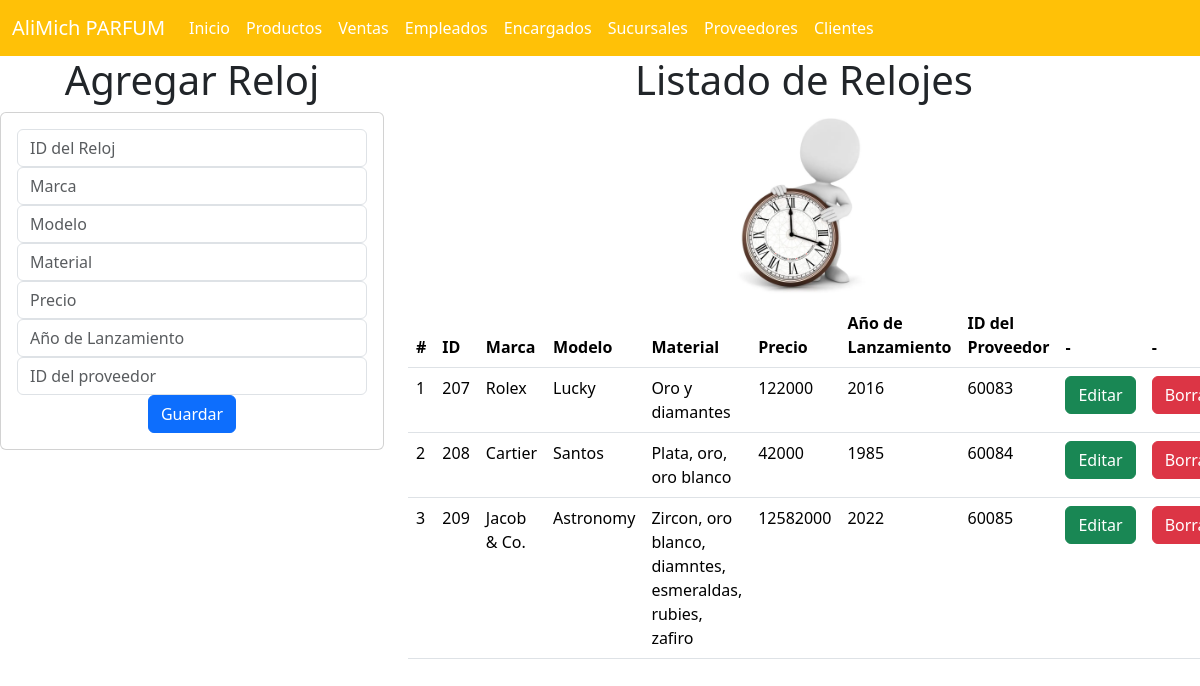
The page /relojes on the database its author committed.
### reloj_app/models.py (models this page shows, shortened)
class Reloj(models.Model):
    id=models.IntegerField(primary_key=True)
    marca = models.CharField(max_length=255)
    modelo = models.CharField(max_length=255)
    material = models.CharField(max_length=255)
    precio = models.IntegerField()
    anio_de_lanzamiento = models.IntegerField()
    idproveedor=models.IntegerField(null=True,blank=True)

### reloj_app/views.py (the view)
# urls.py: path("relojes",views.relojes,name="relojes"),
def relojes(request):
    losrelojes = Reloj.objects.all()
    return render(request, 'gestionarRelojes.html', {"misrelojes": losrelojes})

### reloj_app/templates/gestionarRelojes.html (shortened to what this page needs)
{% extends "base.html" %}
{% load static %}
{% block cuerpo %}
<div class="row">
    <div class="col-sm-12 col-md-4 col-lg-4 col-xl-4">
        <h1>Agregar Reloj</h1>
        <div class="card">
            <div class="card-body">
                <form action="/registrarReloj/" method="POST">
                    <div class="form-group">
                        <input type="text" id="txtid" name="txtid" class="form-control" placeholder="ID del Reloj" required>
                    </div>
                    <div class="form-group ">
                        <input type="text" id="txtmarca" name="txtmarca" class="form-control" placeholder="Marca" maxlength="255" required>
                    </div>
                    <div class="form-group ">
                        <input type="text" id="txtmodelo" name="txtmodelo" class="form-control" placeholder="Modelo" maxlength="255" required>
                    </div>
                    <div class="form-group ">
                        <input type="text" id="txtmaterial" name="txtmaterial" class="form-control" placeholder="Material" maxlength="255" required>
                    </div>
                    <div class="form-group ">
                        <input type="number" id="numprecio" name="numprecio" class="form-control" placeholder="Precio" required>
                    </div>
                    <div class="form-group ">
                        <input type="number" id="numaño" name="numaño" class="form-control" placeholder="Año de Lanzamiento" required>
                    </div>
                    <div class="form-group ">
                        <input type="number" id="numidp" name="numidp" class="form-control" placeholder="ID del proveedor" required>
                    </div>
                    <div class="form-group ">
                        <button type="submit" class="btn btn-primary">Guardar</button>
                    </div>
                </form>
            </div>
        </div>
    </div>
<div class="col-sm-12 col-md-4 col-lg-4 col-xl-8">
    <h1>Listado de Relojes</h1>
    <img src="{% static 'img/relojes.jpg' %}" style="width: 150px;" alt="Ejemplo de imagen">
    <div class="table-responsive">
        <table class="table">
            <thead>
                <tr>
                    <th scope="col">#</th>
                    <th scope="col">ID</th>
                    <th scope="col">Marca</th>
                    <th scope="col">Modelo</th>
                    <th scope="col">Material</th>
                    <th scope="col">Precio</th>
                    <th scope="col">Año de Lanzamiento</th>
                    <th scope="col">ID del Proveedor</th>
                    <th scope="col">-</th>
                    <th scope="col">-</th>
                </tr>
            </thead>
            <tbody>
                {% for reloj in misrelojes %}
                <tr>
                    <td>{{ forloop.counter }}</td>
                    <td>{{ reloj.id }}</td>
                    <td>{{ reloj.marca }}</td>
                    <td>{{ reloj.modelo }}</td>
                    <td>{{ reloj.material }}</td>
                    <td>{{ reloj.precio }}</td>
                    <td>{{ reloj.anio_de_lanzamiento }}</td>
                    <td>{{ reloj.idproveedor }}</td>
                    <td><a href="seleccionarReloj/{{ reloj.id }}" class="btn btn-success">Editar</a></td>
                    <td><a href="borrarReloj/{{ reloj.id }}" class="btn btn-danger">Borrar</a></td>
                </tr>
                {% endfor %}
            </tbody>
        </table>
    </div>
</div>
</div>
{% endblock %}

### rows shown on the page
Reloj: id "207", marca "Rolex", modelo "Lucky", material "Oro y diamantes", precio "122000", anio_de_lanzamiento "2016", idproveedor "60083"
Reloj: id "208", marca "Cartier", modelo "Santos", material "Plata, oro, oro blanco", precio "42000", anio_de_lanzamiento "1985", idproveedor "60084"
Reloj: id "209", marca "Jacob & Co.", modelo "Astronomy", material "Zircon, oro blanco, diamntes, esmeraldas, rubies, zafiro", precio "12582000", anio_de_lanzamiento "2022", idproveedor "60085"
